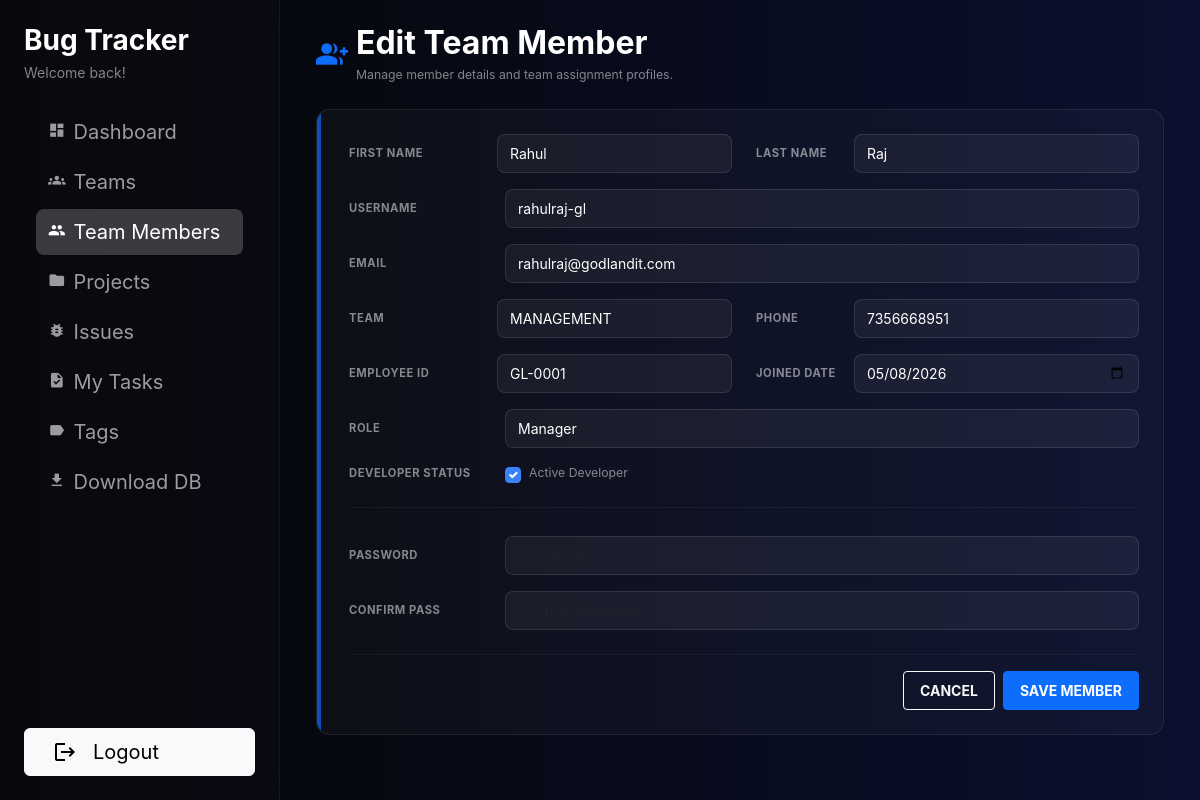
/teams/members/1/edit/ (signed in), run on an earlier commit of the app's database.
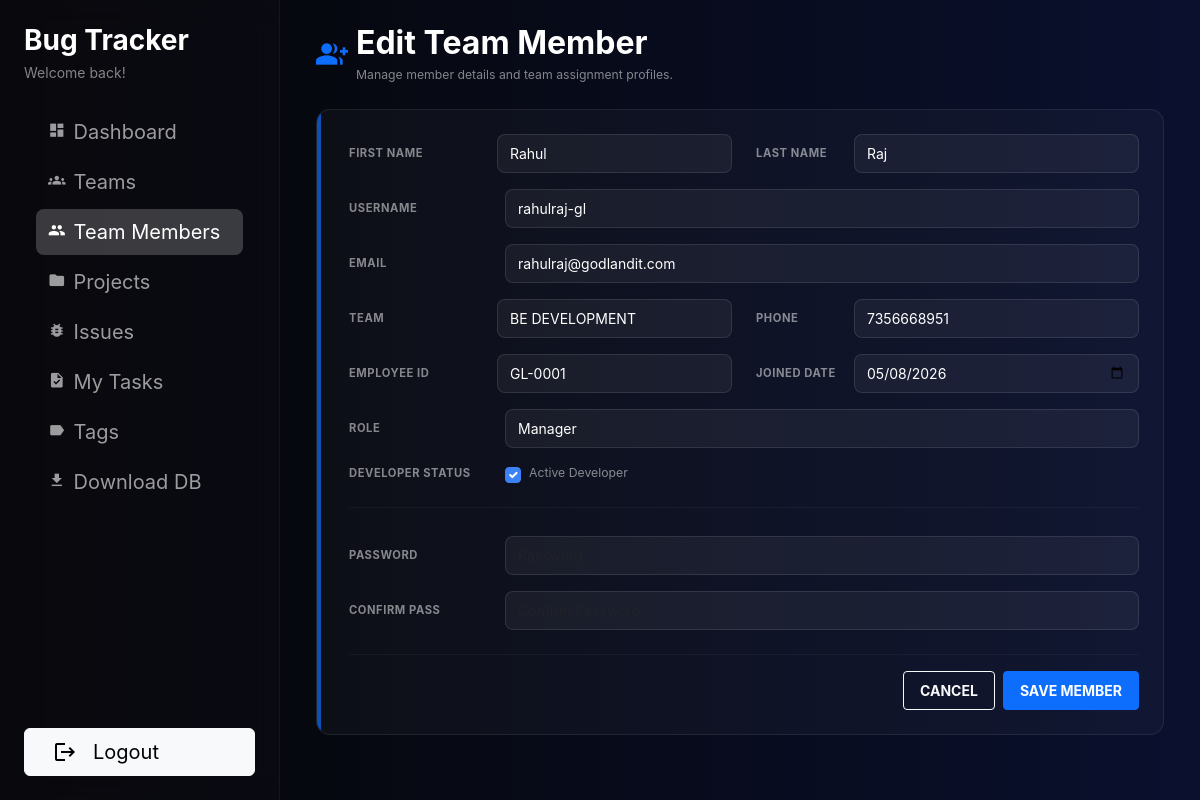
And on a later commit of the database.
### users/models.py (models this page shows, shortened)
class TeamMember(models.Model):
    user = models.OneToOneField(
        settings.AUTH_USER_MODEL,
        on_delete=models.CASCADE,
        related_name="team_member",
    )
    role = models.CharField(
        max_length=15,
        choices=TeamMemberRoleChoices.choices,
        blank=True,
    )
    team = models.ForeignKey(Team, on_delete=models.SET_NULL, null=True, blank=True)
    phone = models.CharField(max_length=15, blank=True)
    employee_id = models.CharField(max_length=20, blank=True)
    date_joined_company = models.DateField(null=True, blank=True)
    is_active_developer = models.BooleanField(default=True)
    created_at = models.DateTimeField(auto_now_add=True)

### users/views.py (the view)
# urls.py: path('teams/members/<int:pk>/edit/', TeamMemberUpdateView.as_view(), name='teammember_edit'),
class TeamMemberUpdateView(LoginRequiredMixin, UpdateView):
    model = TeamMember
    form_class = TeamMemberForm
    template_name = 'users/teammember_form.html'
    success_url = reverse_lazy('users:teammember_list')

### users/models.py (called while the page is built)
    def __str__(self):
        return self.name

### templates/users/teammember_form.html (shortened to what the changed rows need)
{% extends "users/index.html" %}
{% block dashboard_content %}
{% block page_header %}
<div class="row mb-4 align-items-center">
    <div class="col d-flex align-items-center">
        <div>
            <h2 class="text-white fw-bold mb-1">
                {% if form.instance.pk %}Edit Team Member{% else %}Create Team Member{% endif %}
            </h2>
        </div>
    </div>
</div>
{% endblock %}
{% block content %}
<div class="form-card p-4 text-white">
    <form method="post" novalidate class="ms-2">
        <div class="row g-0 g-md-4">
            <div class="col-12 col-md-6 mb-3 d-flex flex-column flex-md-row align-items-start align-items-md-center gap-1 gap-md-2">
                <div class="flex-grow-1 w-100">
                    {{ form.team }}
                </div>
            </div>
            <div class="col-12 col-md-6 mb-3 d-flex flex-column flex-md-row align-items-start align-items-md-center gap-1 gap-md-2">
                <div class="flex-grow-1 w-100">
                    {{ form.phone }}
                </div>
            </div>
        </div>
        <div class="row g-0 g-md-4">
            <div class="col-12 col-md-6 mb-3 d-flex flex-column flex-md-row align-items-start align-items-md-center gap-1 gap-md-2">
                <div class="flex-grow-1 w-100">
                    {{ form.employee_id }}
                </div>
            </div>
            <div class="col-12 col-md-6 mb-3 d-flex flex-column flex-md-row align-items-start align-items-md-center gap-1 gap-md-2">
                <div class="flex-grow-1 w-100">
                    {{ form.date_joined_company }}
                </div>
            </div>
        </div>
        <div class="mb-3 d-flex flex-column flex-md-row align-items-start align-items-md-center gap-1 gap-md-3">
            <div class="flex-grow-1 w-100">
                {{ form.role }}
            </div>
        </div>
        <div class="mb-3 d-flex align-items-center gap-3">
            <div class="d-flex align-items-center">
                {{ form.is_active_developer }}
                <label class="text-white-50 small ms-2 mb-0" for="{{ form.is_active_developer.id_for_label }}">Active Developer</label>
            </div>
        </div>
    </form>
</div>
{% endblock %}
{% endblock %}

What changed in the data, as far as the page shows it:
changed TeamMember "GL-0001": team "MANAGEMENT" → "BE DEVELOPMENT"
